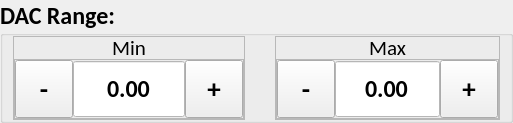
             <widget class="QGroupBox" name="hea_dac_gb">
              <property name="minimumSize">
               <size>
                <width>0</width>
                <height>112</height>
               </size>
              </property>
              <property name="font">
               <font>
                <family>Calibri</family>
                <pointsize>18</pointsize>
                <weight>75</weight>
                <bold>true</bold>
               </font>
              </property>
              <property name="title">
               <string>DAC Range:</string>
              </property>
              <layout class="QHBoxLayout" name="horizontalLayout_73">
               <property name="spacing">
                <number>30</number>
               </property>
               <property name="leftMargin">
                <number>10</number>
               </property>
               <property name="topMargin">
                <number>0</number>
               </property>
               <property name="rightMargin">
                <number>10</number>
               </property>
               <property name="bottomMargin">
                <number>0</number>
               </property>
               <item>
                <widget class="QFrame" name="hea_dac_min_frame">
                 <property name="maximumSize">
                  <size>
                   <width>1000</width>
                   <height>1000</height>
                  </size>
                 </property>
                 <property name="frameShape">
                  <enum>QFrame::StyledPanel</enum>
                 </property>
                 <property name="frameShadow">
                  <enum>QFrame::Raised</enum>
                 </property>
                 <layout class="QVBoxLayout" name="verticalLayout_38">
                  <property name="spacing">
                   <number>0</number>
                  </property>
                  <property name="leftMargin">
                   <number>0</number>
                  </property>
                  <property name="topMargin">
                   <number>0</number>
                  </property>
                  <property name="rightMargin">
                   <number>0</number>
                  </property>
                  <property name="bottomMargin">
                   <number>0</number>
                  </property>
                  <item>
                   <widget class="QLabel" name="hea_dac_min_label">
                    <property name="minimumSize">
                     <size>
                      <width>40</width>
                      <height>22</height>
                     </size>
                    </property>
                    <property name="maximumSize">
                     <size>
                      <width>1000</width>
                      <height>22</height>
                     </size>
                    </property>
                    <property name="font">
                     <font>
                      <family>Calibri</family>
                      <pointsize>16</pointsize>
                      <weight>50</weight>
                      <bold>false</bold>
                     </font>
                    </property>
                    <property name="text">
                     <string>Min</string>
                    </property>
                    <property name="alignment">
                     <set>Qt::AlignCenter</set>
                    </property>
                   </widget>
                  </item>
                  <item>
                   <widget class="QFrame" name="frame_28">
                    <property name="minimumSize">
                     <size>
                      <width>0</width>
                      <height>58</height>
                     </size>
                    </property>
                    <property name="frameShape">
                     <enum>QFrame::StyledPanel</enum>
                    </property>
                    <property name="frameShadow">
                     <enum>QFrame::Raised</enum>
                    </property>
                    <layout class="QHBoxLayout" name="horizontalLayout_74">
                     <property name="spacing">
                      <number>0</number>
                     </property>
                     <property name="leftMargin">
                      <number>0</number>
                     </property>
                     <property name="topMargin">
                      <number>0</number>
                     </property>
                     <property name="rightMargin">
                      <number>0</number>
                     </property>
                     <property name="bottomMargin">
                      <number>0</number>
                     </property>
                     <item>
                      <widget class="QToolButton" name="hea_dac_min_minus">
                       <property name="minimumSize">
                        <size>
                         <width>58</width>
                         <height>58</height>
                        </size>
                       </property>
                       <property name="maximumSize">
                        <size>
                         <width>58</width>
                         <height>58</height>
                        </size>
                       </property>
                       <property name="font">
                        <font>
                         <pointsize>20</pointsize>
                         <weight>75</weight>
                         <bold>true</bold>
                        </font>
                       </property>
                       <property name="text">
                        <string>-</string>
                       </property>
                      </widget>
                     </item>
                     <item>
                      <widget class="QDoubleSpinBox" name="hea_dac_min_input">
                       <property name="minimumSize">
                        <size>
                         <width>0</width>
                         <height>0</height>
                        </size>
                       </property>
                       <property name="maximumSize">
                        <size>
                         <width>1000</width>
                         <height>58</height>
                        </size>
                       </property>
                       <property name="font">
                        <font>
                         <family>Calibri</family>
                         <pointsize>18</pointsize>
                        </font>
                       </property>
                       <property name="layoutDirection">
                        <enum>Qt::LeftToRight</enum>
                       </property>
                       <property name="styleSheet">
                        <string notr="true">QDoubleSpinBox {
	background-color: #FFFFFF;
}</string>
                       </property>
                       <property name="alignment">
                        <set>Qt::AlignCenter</set>
                       </property>
                       <property name="readOnly">
                        <bool>true</bool>
                       </property>
                       <property name="buttonSymbols">
                        <enum>QAbstractSpinBox::NoButtons</enum>
                       </property>
                       <property name="correctionMode">
                        <enum>QAbstractSpinBox::CorrectToPreviousValue</enum>
                       </property>
                       <property name="showGroupSeparator" stdset="0">
                        <bool>false</bool>
                       </property>
                       <property name="minimum">
                        <double>-10000.000000000000000</double>
                       </property>
                       <property name="maximum">
                        <double>10000.000000000000000</double>
                       </property>
                      </widget>
                     </item>
                     <item>
                      <widget class="QToolButton" name="hea_dac_min_plus">
                       <property name="minimumSize">
                        <size>
                         <width>58</width>
                         <height>58</height>
                        </size>
                       </property>
                       <property name="maximumSize">
                        <size>
                         <width>16777215</width>
                         <height>58</height>
                        </size>
                       </property>
                       <property name="font">
                        <font>
                         <pointsize>20</pointsize>
                         <weight>75</weight>
                         <bold>true</bold>
                        </font>
                       </property>
                       <property name="focusPolicy">
                        <enum>Qt::NoFocus</enum>
                       </property>
                       <property name="text">
                        <string>+</string>
                       </property>
                      </widget>
                     </item>
                    </layout>
                   </widget>
                  </item>
                 </layout>
                </widget>
               </item>
               <item>
                <widget class="QFrame" name="hea_dac_max_frame">
                 <property name="minimumSize">
                  <size>
                   <width>0</width>
                   <height>0</height>
                  </size>
                 </property>
                 <property name="maximumSize">
                  <size>
                   <width>1000</width>
                   <height>1000</height>
                  </size>
                 </property>
                 <property name="frameShape">
                  <enum>QFrame::StyledPanel</enum>
                 </property>
                 <property name="frameShadow">
                  <enum>QFrame::Raised</enum>
                 </property>
                 <layout class="QVBoxLayout" name="verticalLayout_39">
                  <property name="spacing">
                   <number>0</number>
                  </property>
                  <property name="leftMargin">
                   <number>0</number>
                  </property>
                  <property name="topMargin">
                   <number>0</number>
                  </property>
                  <property name="rightMargin">
                   <number>0</number>
                  </property>
                  <property name="bottomMargin">
                   <number>0</number>
                  </property>
                  <item>
                   <widget class="QLabel" name="hea_dac_max_label">
                    <property name="minimumSize">
                     <size>
                      <width>42</width>
                      <height>22</height>
                     </size>
                    </property>
                    <property name="maximumSize">
                     <size>
                      <width>1000</width>
                      <height>22</height>
                     </size>
                    </property>
                    <property name="font">
                     <font>
                      <family>Calibri</family>
                      <pointsize>16</pointsize>
                      <weight>50</weight>
                      <bold>false</bold>
                     </font>
                    </property>
                    <property name="text">
                     <string>Max</string>
                    </property>
                    <property name="alignment">
                     <set>Qt::AlignCenter</set>
                    </property>
                   </widget>
                  </item>
                  <item>
                   <widget class="QFrame" name="frame_32">
                    <property name="frameShape">
                     <enum>QFrame::StyledPanel</enum>
                    </property>
                    <property name="frameShadow">
                     <enum>QFrame::Raised</enum>
                    </property>
                    <layout class="QHBoxLayout" name="horizontalLayout_75">
                     <property name="spacing">
                      <number>0</number>
                     </property>
                     <property name="leftMargin">
                      <number>0</number>
                     </property>
                     <property name="topMargin">
                      <number>0</number>
                     </property>
                     <property name="rightMargin">
                      <number>0</number>
                     </property>
                     <property name="bottomMargin">
                      <number>0</number>
                     </property>
                     <item>
                      <widget class="QToolButton" name="hea_dac_max_minus">
                       <property name="minimumSize">
                        <size>
                         <width>58</width>
                         <height>58</height>
                        </size>
                       </property>
                       <property name="maximumSize">
                        <size>
                         <width>58</width>
                         <height>58</height>
                        </size>
                       </property>
                       <property name="font">
                        <font>
                         <pointsize>20</pointsize>
                         <weight>75</weight>
                         <bold>true</bold>
                        </font>
                       </property>
                       <property name="text">
                        <string>-</string>
                       </property>
                      </widget>
                     </item>
                     <item>
                      <widget class="QDoubleSpinBox" name="hea_dac_max_input">
                       <property name="minimumSize">
                        <size>
                         <width>0</width>
                         <height>0</height>
                        </size>
                       </property>
                       <property name="maximumSize">
                        <size>
                         <width>1000</width>
                         <height>58</height>
                        </size>
                       </property>
                       <property name="font">
                        <font>
                         <family>Calibri</family>
                         <pointsize>18</pointsize>
                        </font>
                       </property>
                       <property name="layoutDirection">
                        <enum>Qt::LeftToRight</enum>
                       </property>
                       <property name="styleSheet">
                        <string notr="true">QDoubleSpinBox {
	background-color: #FFFFFF;
}</string>
                       </property>
                       <property name="alignment">
                        <set>Qt::AlignCenter</set>
                       </property>
                       <property name="readOnly">
                        <bool>true</bool>
                       </property>
                       <property name="buttonSymbols">
                        <enum>QAbstractSpinBox::NoButtons</enum>
                       </property>
                       <property name="correctionMode">
                        <enum>QAbstractSpinBox::CorrectToPreviousValue</enum>
                       </property>
                       <property name="showGroupSeparator" stdset="0">
                        <bool>false</bool>
                       </property>
                       <property name="maximum">
                        <double>10000.000000000000000</double>
                       </property>
                      </widget>
                     </item>
                     <item>
                      <widget class="QToolButton" name="hea_dac_max_plus">
                       <property name="minimumSize">
                        <size>
                         <width>58</width>
                         <height>58</height>
                        </size>
                       </property>
                       <property name="maximumSize">
                        <size>
                         <width>16777215</width>
                         <height>58</height>
                        </size>
                       </property>
                       <property name="font">
                        <font>
                         <pointsize>20</pointsize>
                         <weight>75</weight>
                         <bold>true</bold>
                        </font>
                       </property>
                       <property name="focusPolicy">
                        <enum>Qt::NoFocus</enum>
                       </property>
                       <property name="text">
                        <string>+</string>
                       </property>
                      </widget>
                     </item>
                    </layout>
                   </widget>
                  </item>
                 </layout>
                </widget>
               </item>
              </layout>
             </widget>
